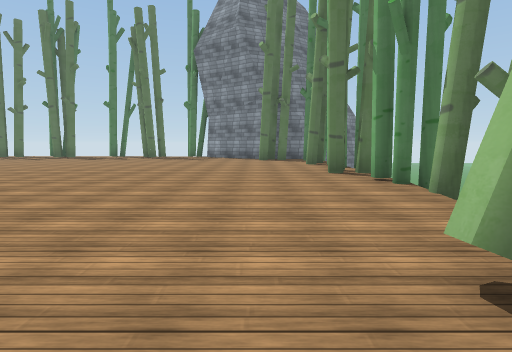
View 1 (above)

24 first-person views from a walk through a Unity game level. The camera is 1.3 m above the floor, tilts 6° down and sees 80° across. The floor is counted in squares, 2 m on a side. Each view is taken from the middle of a square. On the plan, view 1 faces up. The plan holds only what a view shows up to about 10 squares ahead; the rest is blank. The place goes on beyond the plan. The player is left out. Some surface patterns are stand-ins.

View 2
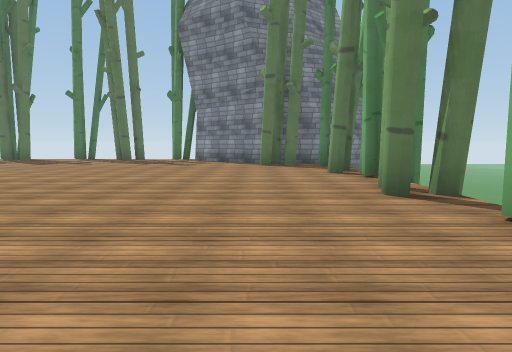

View 3
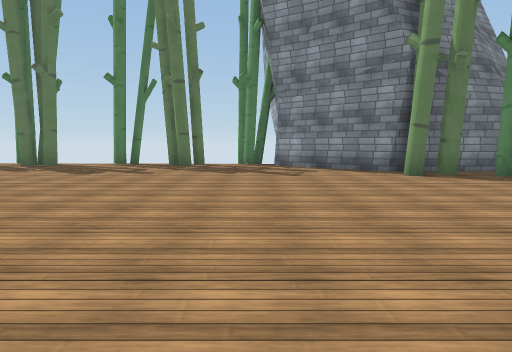

View 4
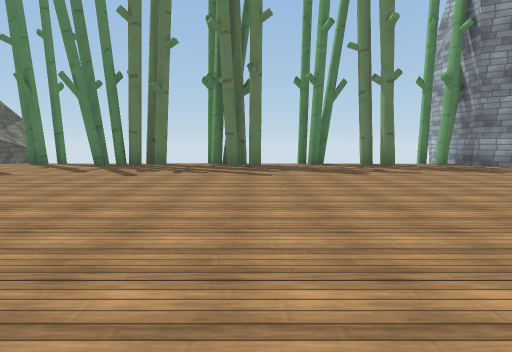

View 5
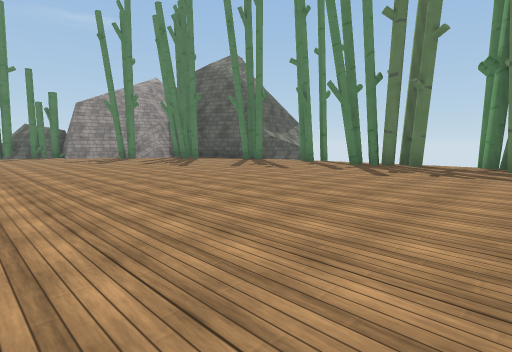

View 6
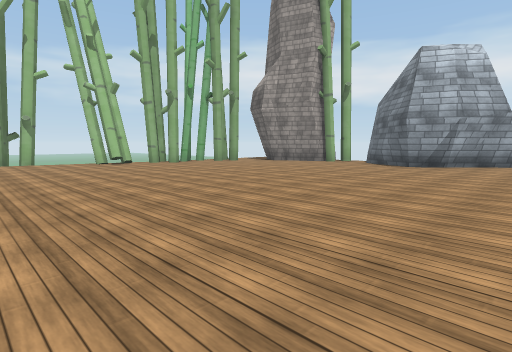

View 7
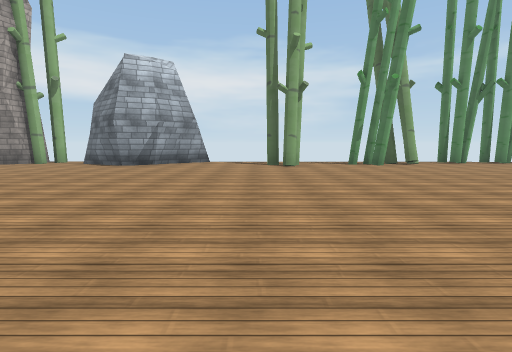

View 8
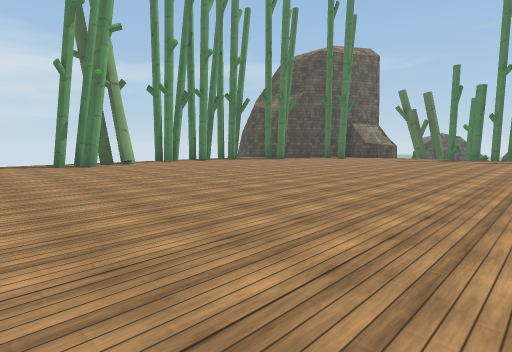

View 9
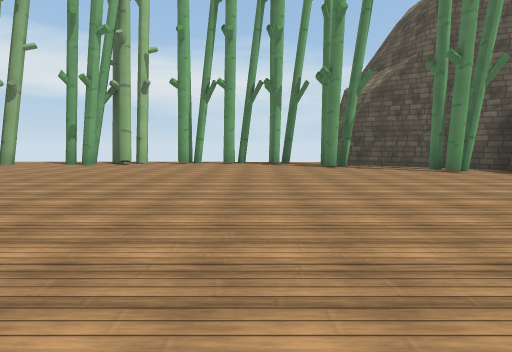

View 10
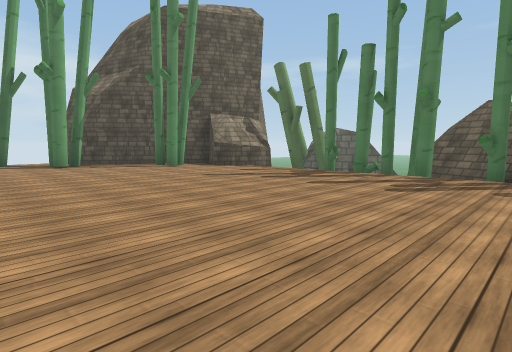

View 11
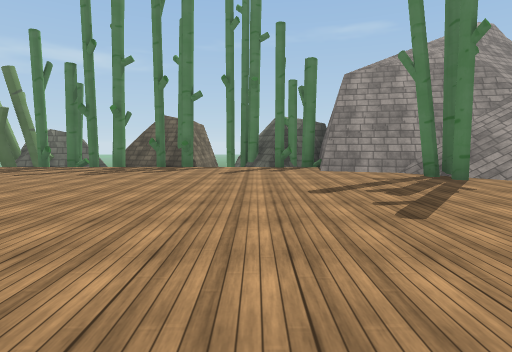

View 12
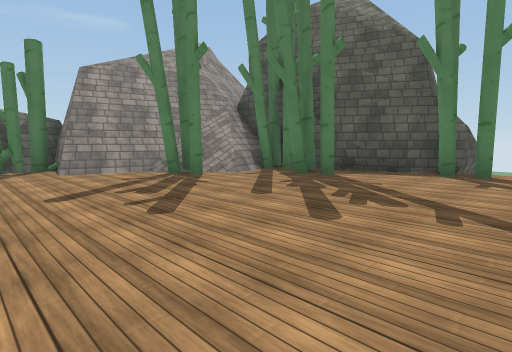

View 13
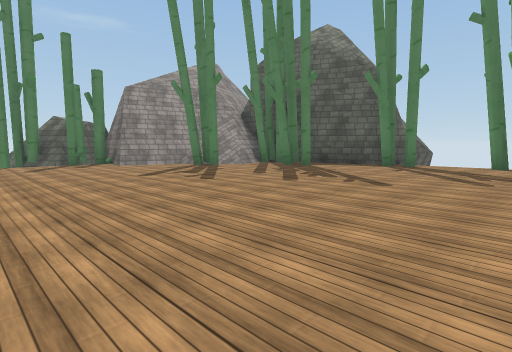

View 14
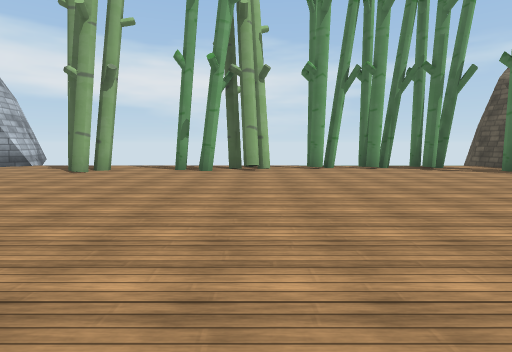

View 15
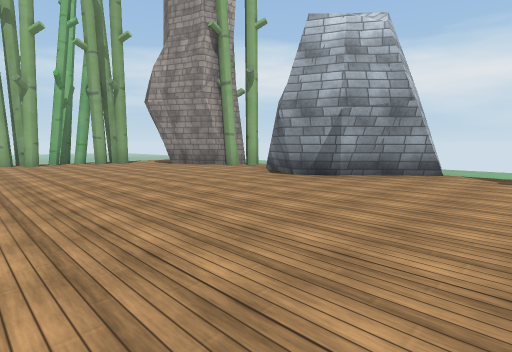

View 16
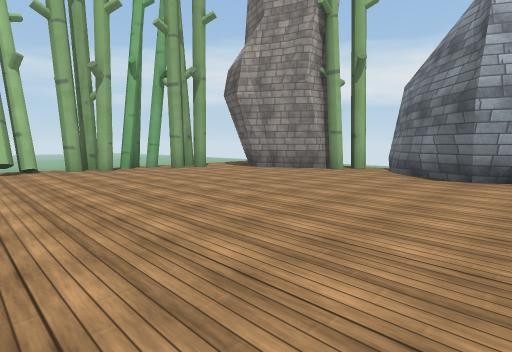

View 17
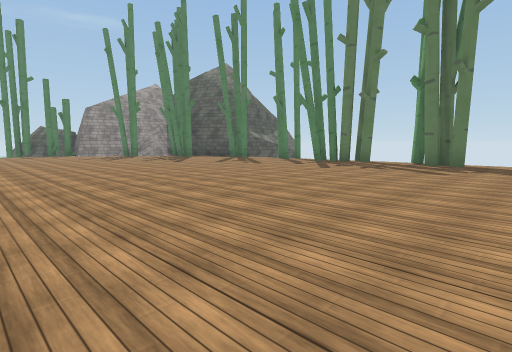

View 18
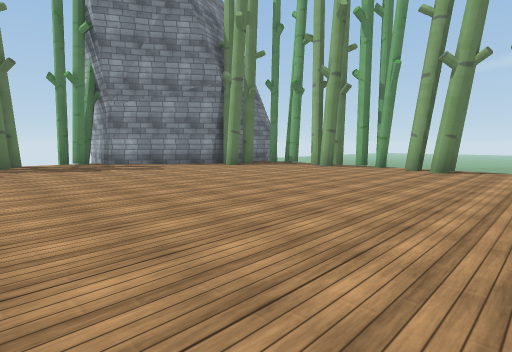

View 19
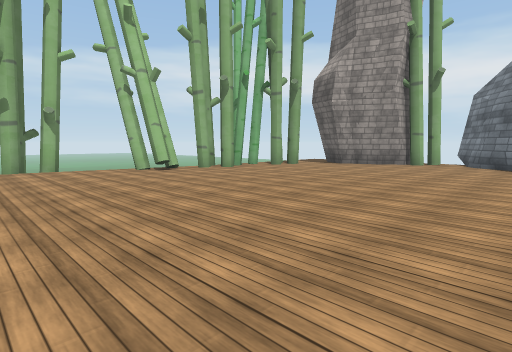

View 20
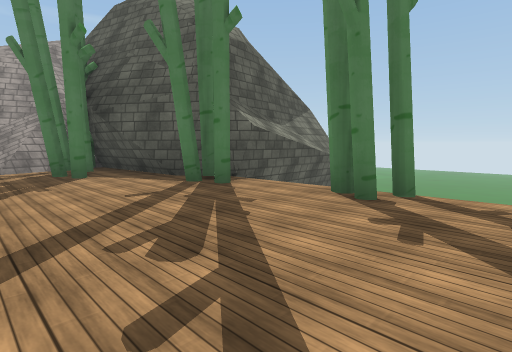

View 21
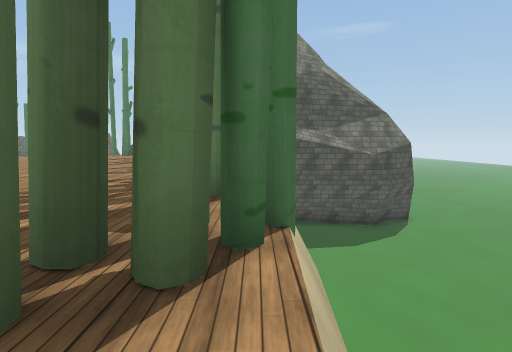

View 22
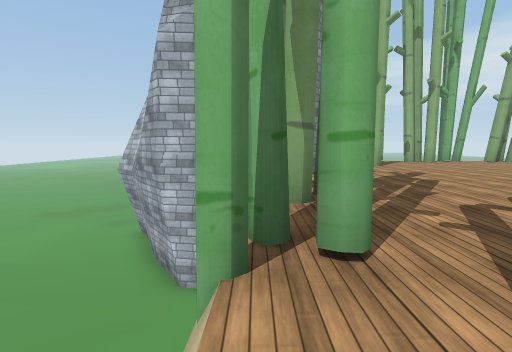

View 23
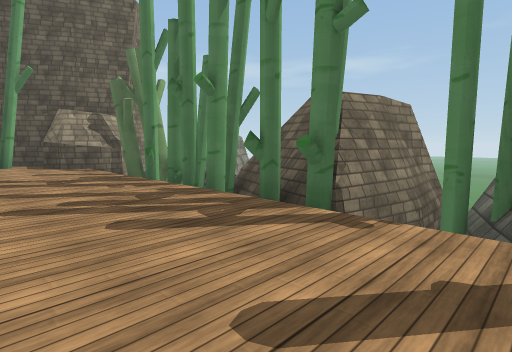

View 24
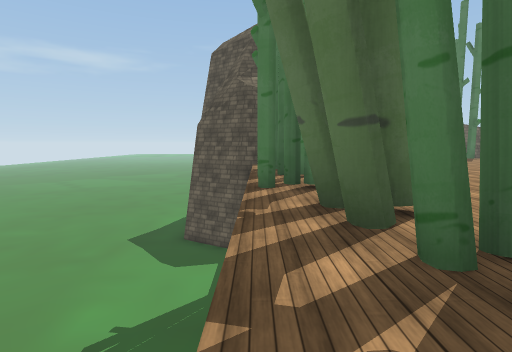

### Floor plan
Key: @ floor where view 1 was taken; # wall or solid block; x gap in a wall; . floor; / step, stairs or slope; = window, fence, low wall or low ledge; v drop or lower ground.
Columns run from 28 left of view 1 to 3 right of it. Each row starts with its distance up from view 1.
 19          #vvvvvvv      vvvv##
 18          #vvvvvvv      vvv##
 17          #     vvvv    vvv#
 16         ##vv#...#.#..#v.vx#
 15   #######.#...##..##...#..##
 14    #v###...................##
 13    #==......................####
 12    ###.......................##
 11    ##..........................v
 10 ####..........................##
  9 ###...........................##
  8 ##v............................x
  7 vvv...........................##
  6 ###............................v
  5 ###.......  ...................#
  4 ###............................#
  3 vvx............................/
  2 ###.........................../
  1 ##v..........................##
  0  ##.........................@##
 -1  ###.........................##
 -2    ##........................##
 -3    ##.......................##
 -4     ##.#.........#...##....##.
 -5      ##...xx.#x#.....###.####
 -6       #vxvvvv.......## ###
 -7       #vvvvvv       #   #
 -8       vvvvvvv

Where each view was taken, in squares from view 1:
view 1: 0 up, 0 right, facing up
view 2: 3 up, 0 right, facing up
view 3: 6 up, 3 left, facing up
view 4: 6 up, 9 left, facing up
view 5: 6 up, 9 left, facing up-left
view 6: 5 up, 9 left, facing down-right
view 7: 5 up, 10 left, facing down
view 8: 5 up, 11 left, facing down-left
view 9: 5 up, 19 left, facing down
view 10: 6 up, 19 left, facing down-left
view 11: 8 up, 17 left, facing left
view 12: 8 up, 17 left, facing up-left
view 13: 6 up, 15 left, facing up-left
view 14: 3 up, 15 left, facing down
view 15: 1 up, 10 left, facing down-right
view 16: 2 up, 7 left, facing down-right
view 17: 5 up, 7 left, facing up-left
view 18: 5 up, 6 left, facing up-right
view 19: 5 up, 6 left, facing down-right
view 20: 12 up, 14 left, facing up-left
view 21: 16 up, 8 left, facing left
view 22: 16 up, 9 left, facing right
view 23: 8 up, 23 left, facing down-left
view 24: 6 down, 12 left, facing left
